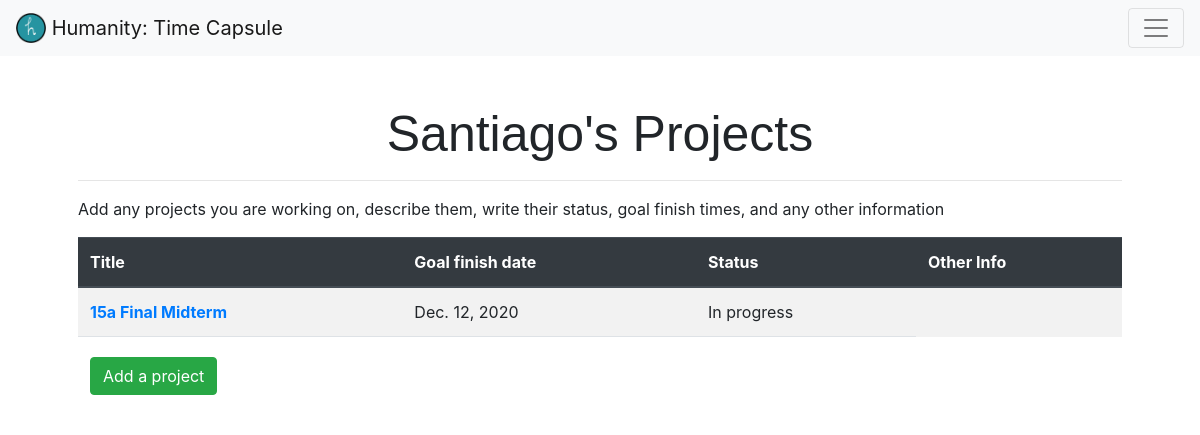
/projects/ (signed in), run on an earlier commit of the app's database.
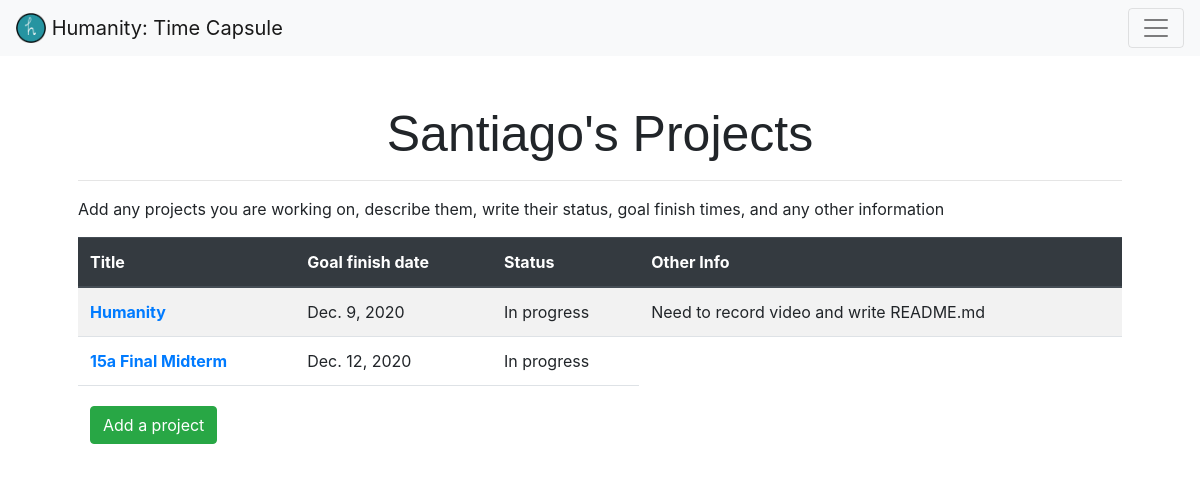
And on a later commit of the database.
### capsule/models.py (models this page shows, shortened)
class Project(models.Model):
    STATUS_CHOICES = [
        ('c', 'Completed'),
        ('i', 'In progess'),
        ('s', 'Stopped')
    ]
    user_id = models.IntegerField()
    title = models.CharField(max_length=64)
    description = models.TextField()
    finish_date = models.DateField()
    status = models.CharField(choices=STATUS_CHOICES, max_length=11)
    other_info = models.TextField()
    created = models.DateTimeField(auto_now_add=True, auto_now=False)
    class Meta:
        ordering = ('-created',)

### capsule/views.py (the view, shortened to what this page needs)
# urls.py: path('projects/', views.projects, name='projects'),
@login_required
def projects(request):
    projects = Project.objects.filter(user_id=request.user.pk)
    return render(request, 'capsule/projects.html', {
        'form': AddProject(),
        'projects': projects
    })

### capsule/templates/capsule/projects.html (shortened to what this page needs)
{% extends "capsule/layout.html" %}
{% load crispy_forms_tags %}
{% block pageHeader %}
    <h1>{{ user.first_name }}'s Projects</h1>
{% endblock %}
{% block body %}
    <p>Add any projects you are working on, describe them, write their status, goal finish times, and any other information</p>
    <table class="table table-striped">
        <thead class="thead-dark">
        <tr>
            <th scope="col">Title</th>
            <th scope="col">Goal finish date</th>
            <th scope="col">Status</th>
            <th scope="col">Other Info</th>
        </tr>
        </thead>
        <tbody>
            {% for project in projects %}
                <tr>
                    <th scope="row">
                        <a href="{% url 'capsule:view_project' project.pk %}">{{ project.title }}</a>
                    </th>
                    <td>{{ project.finish_date }}</td>
                    {% if project.status == 'i' %}
                        <td>In progress</td>
                    {% elif project.status == 'c' %}
                        <td>Completed!</td>
                    {% else %}
                        <td>Project stopped</td>
                    {% endif %}
                    <td>{{ project.other_info }}</td>
                </tr>
            {% endfor %}
        </tbody>
        <tfoot>
            <td colspan="3">
                <button type="button" class="btn btn-success mt-2" data-toggle="modal" data-target="#addProject">
                    Add a project
                </button>
            </td>
        </tfoot>
    </table>
{% endblock %}

What changed in the data, as far as the page shows it:
added Project: title "Humanity", finish_date "Dec. 9, 2020", status "In progress", other_info "Need to record video and write README.md"
